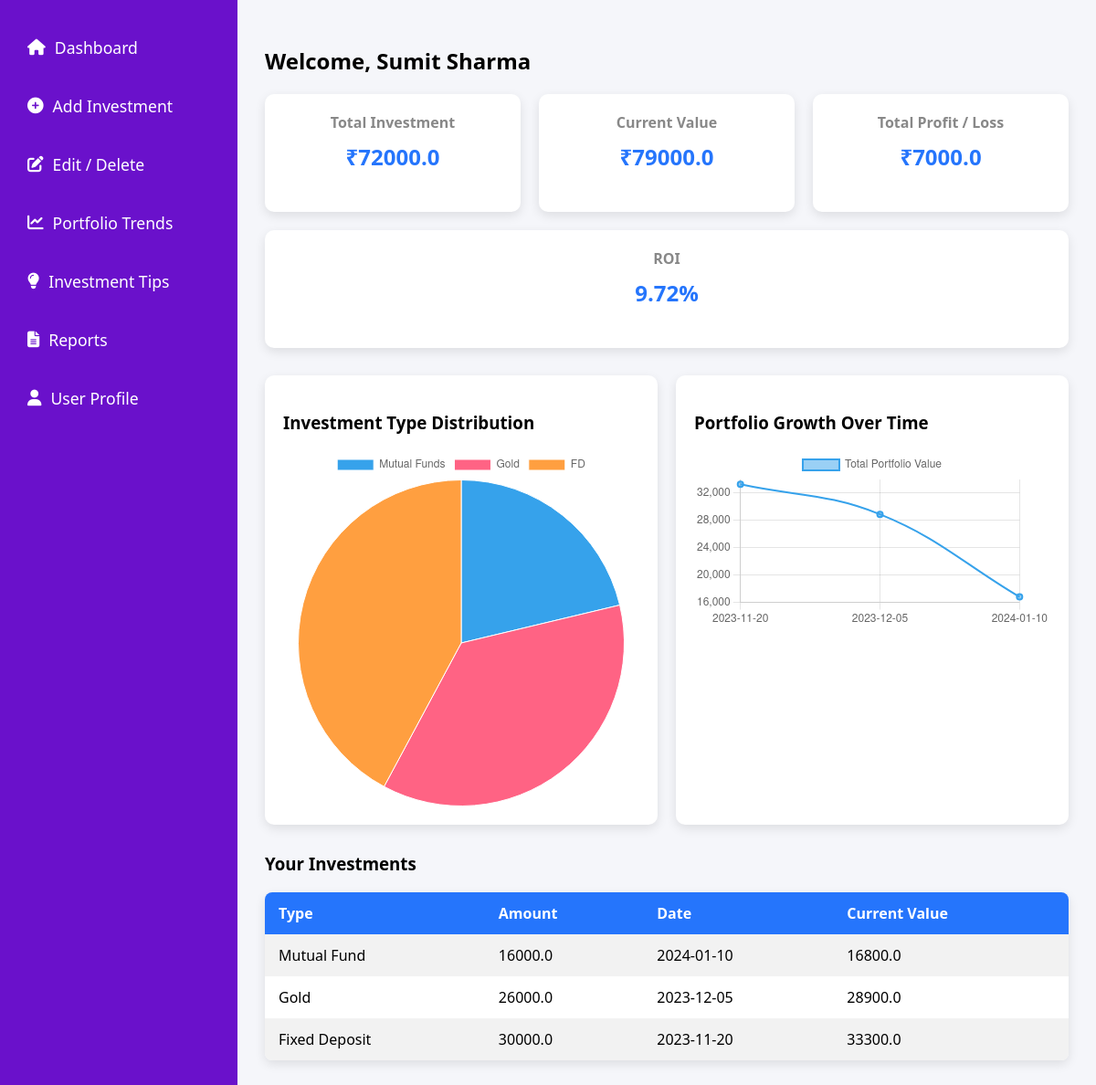
The page /dashboard (signed in) on the database its author committed.
### tables this page shows
CREATE TABLE investments (
    id INTEGER PRIMARY KEY AUTOINCREMENT,
    investment_type TEXT,
    amount REAL,
    start_date TEXT,
    current_value REAL,
    duration_years INTEGER,
    tenure_months INTEGER,
    expected_rate REAL,
    notes TEXT,
    user_id INTEGER, category TEXT,
    FOREIGN KEY (user_id) REFERENCES user(id)
);

### app.py (the view)
@app.route('/dashboard')
def dashboard():
    if 'user_id' not in session:
     return redirect(url_for('login_page_get'))
    user_id = session['user_id']
    conn = get_db()
    cur = conn.cursor()
    cur.execute("""
        SELECT investment_type, amount, start_date, current_value
        FROM investments
        WHERE user_id = ?
    """, (user_id,))
    investments = cur.fetchall()
    conn.close()
    investments_list = []
    for inv in investments:
        investments_list.append({
            'type': inv['investment_type'],
            'amount': inv['amount'],
            'date': inv['start_date'],
            'currentValue': inv['current_value']
        })
    total_investment = sum(float(inv['amount']) for inv in investments_list)
    total_current = sum(float(inv['currentValue']) for inv in investments_list)
    total_profit_loss = total_current - total_investment
    roi = (total_profit_loss / total_investment * 100) if total_investment else 0
    return render_template(
        "dashboard.html",
        investments=investments_list,
        totalInvestment=total_investment,
        totalCurrentValue=total_current,
        totalProfitLoss=total_profit_loss,
        roi=round(roi, 2)
    )

### app.py (called while the page is built)
def get_db():
    conn = sqlite3.connect("database.db")
    conn.row_factory = sqlite3.Row
    return conn

### templates/dashboard.html (shortened to what this page needs)
<!DOCTYPE html>
<html lang="en">
<head>
<link rel="stylesheet" href="https://cdnjs.cloudflare.com/ajax/libs/font-awesome/6.4.0/css/all.min.css">
</head>
<body>
<div class="container">
    <div class="sidebar">
        <a href="{{ url_for('dashboard') }}"><i class="fas fa-home"></i> Dashboard</a>
        <a href="{{ url_for('add_investment_page') }}"><i class="fas fa-plus-circle"></i> Add Investment</a>
        <a href="{{ url_for('edit_delete_page') }}"><i class="fas fa-edit"></i> Edit / Delete</a>
        <a href="{{ url_for('portfolio_trends_page') }}"><i class="fas fa-chart-line"></i> Portfolio Trends</a>
        <a href="{{ url_for('investment_tips_page') }}"><i class="fas fa-lightbulb"></i> Investment Tips</a>
        <a href="{{ url_for('reports_page') }}"><i class="fas fa-file-alt"></i> Reports</a>
        <a href="{{ url_for('user_profile_page') }}"><i class="fas fa-user"></i> User Profile</a>
    </div>
    <div class="main-content">
        <h2>Welcome, {{ session['fullname'] }}</h2>
        <div class="cards">
            <div class="card">
                <h3>Total Investment</h3>
                <p>₹{{ totalInvestment }}</p>
            </div>
            <div class="card">
                <h3>Current Value</h3>
                <p>₹{{ totalCurrentValue }}</p>
            </div>
            <div class="card">
                <h3>Total Profit / Loss</h3>
                <p>₹{{ totalProfitLoss }}</p>
            </div>
            <div class="card">
                <h3>ROI</h3>
                <p>{{ roi }}%</p>
            </div>
        </div>
        <div class="chart-row">
            <div class="chart-box">
                <h3>Investment Type Distribution</h3>
                <canvas id="pieChart"></canvas>
            </div>
            <div class="chart-box">
                <h3>Portfolio Growth Over Time</h3>
                <canvas id="lineChart"></canvas>
            </div>
        </div>
        <div class="table-box">
            <h3>Your Investments</h3>
            <table>
                <tr>
                    <th>Type</th>
                    <th>Amount</th>
                    <th>Date</th>
                    <th>Current Value</th>
                </tr>
                {% for inv in investments %}
                <tr>
                    <td>{{ inv.type }}</td>
                    <td>{{ inv.amount }}</td>
                    <td>{{ inv.date }}</td>
                    <td>{{ inv.currentValue }}</td>
                </tr>
                {% endfor %}
            </table>
        </div>
    </div>
</div>
<script>
    const investments = {{ investments | tojson }};
    /* -------- PIE CHART -------- */
    let typeTotals = {};
    investments.forEach(inv => {
        let t = inv.type.trim().toLowerCase();
        if (t.includes("mutual")) t = "Mutual Funds";
        else if (t.includes("fixed") || t === "fd") t = "FD";
        else if (t.includes("gold")) t = "Gold";
        else t = inv.type;
        if (!typeTotals[t]) typeTotals[t] = 0;
        typeTotals[t] += parseFloat(inv.currentValue);
    });
    new Chart(document.getElementById('pieChart'), {
        type: 'pie',
        data: {
            labels: Object.keys(typeTotals),
            datasets: [{
                data: Object.values(typeTotals),
                borderWidth: 1
            }]
        }
    });
    /* -------- LINE CHART -------- */
    let dateMap = {};
    investments.forEach(inv => {
        if (!dateMap[inv.date]) dateMap[inv.date] = 0;
        dateMap[inv.date] += parseFloat(inv.currentValue);
    });
    const sortedDates = Object.keys(dateMap).sort();
    const sortedValues = sortedDates.map(d => dateMap[d]);
    new Chart(document.getElementById('lineChart'), {
        type: 'line',
        data: {
            labels: sortedDates,
            datasets: [{
                label: "Total Portfolio Value",
                data: sortedValues,
                borderWidth: 2,
                tension: 0.4
            }]
        }
    });
</script>
</body>
</html>

### templates/dashboard.html (style rules this page uses)
body { margin:0; font-family:'Segoe UI', Tahoma, Geneva, Verdana, sans-serif; background:#f5f6fa; }
.container { display:flex; height:100vh; }
.sidebar { width:220px; background:#6a11cb; color:#fff; padding:30px 20px; display:flex; flex-direction:column; }
.sidebar a { color:#fff; text-decoration:none; font-size:1.1rem; margin-bottom:20px; padding:10px; border-radius:6px; display:flex; align-items:center; }
.sidebar a i { margin-right:10px; }
.main-content { flex:1; padding:30px; overflow-y:auto; }
.cards { display:flex; flex-wrap:wrap; gap:20px; margin-bottom:30px; }
.card { background:#fff; padding:20px; border-radius:10px; flex:1; min-width:180px; box-shadow:0 4px 12px rgba(0,0,0,0.1); text-align:center; }
.card h3 { margin:0; font-size:1rem; color:#888; }
.card p { margin-top:10px; font-size:1.5rem; color:#2575fc; font-weight:bold; }
.chart-row { display: flex; gap: 20px; margin-top: 30px; }
.chart-box { background:#fff; padding:20px; border-radius:10px; box-shadow:0 4px 12px rgba(0,0,0,0.1); flex:1; }
.table-box { margin-top:30px; }
table { width:100%; background:#fff; border-collapse:collapse; box-shadow:0 4px 12px rgba(0,0,0,0.1); border-radius:8px; overflow:hidden; }
th, td { padding:12px 15px; text-align:left; }
th { background:#2575fc; color:#fff; }
tr:nth-child(even) { background:#f2f2f2; }

### rows shown on the page
investments: type "Mutual Fund", amount "16000.0", date "2024-01-10", currentValue "16800.0"
investments: type "Gold", amount "26000.0", date "2023-12-05", currentValue "28900.0"
investments: type "Fixed Deposit", amount "30000.0", date "2023-11-20", currentValue "33300.0"

### other values the page prints
{{ session['fullname'] }} "Sumit Sharma"
{{ totalInvestment }} "72000.0"
{{ totalCurrentValue }} "79000.0"
{{ totalProfitLoss }} "7000.0"
{{ roi }} "9.72"
